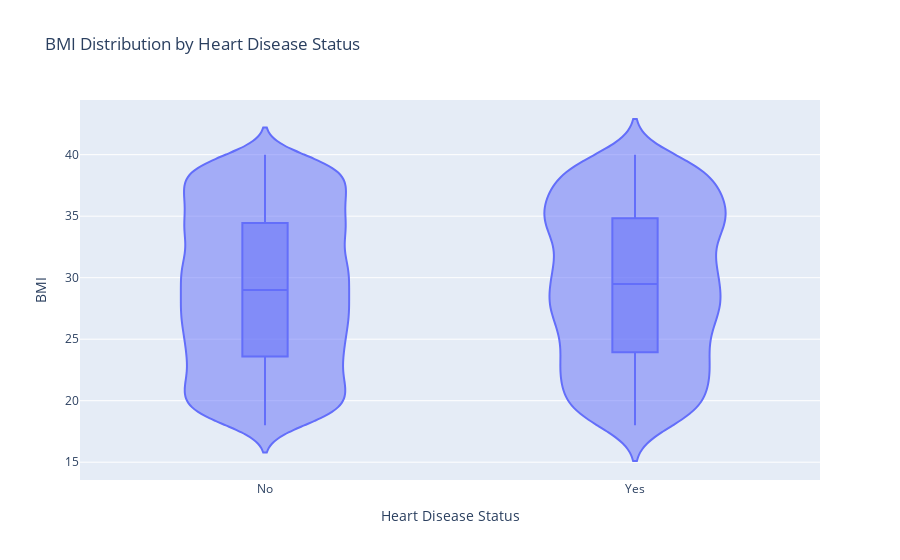

Write notebook code for a chart like this one.
### Markdown cell above
### BMI & Target

### Code cell
px.violin(
    df,
    x="Heart Disease Status",
    y="BMI",
    box=True,
    title="BMI Distribution by Heart Disease Status"
).show()

### Figure 1 — Plotly figure (JSON) as saved in the notebook; plotly's stock layout.template omitted (floating-point values rounded to 4 significant figures; data arrays with more than 128 entries replaced by an {"elided": "..."} marker saying what was removed)
{"data": [{"alignmentgroup": "True", "box": {"visible": true}, "hovertemplate": "Heart Disease Status=%{x}<br>BMI=%{y}<extra></extra>", "legendgroup": "", "marker": {"color": "#636efa"}, "name": "", "offsetgroup": "", "orientation": "v", "scalegroup": "True", "showlegend": false, "type": "violin", "x": {"elided": "10000 str values"}, "x0": " ", "xaxis": "x", "y": {"elided": "10000 float values"}, "y0": " ", "yaxis": "y"}], "layout": {"legend": {"tracegroupgap": 0}, "title": {"text": "BMI Distribution by Heart Disease Status"}, "violinmode": "group", "xaxis": {"anchor": "y", "domain": [0, 1], "title": {"text": "Heart Disease Status"}}, "yaxis": {"anchor": "x", "domain": [0, 1], "title": {"text": "BMI"}}}}
